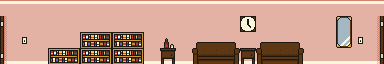

Rendered tile map (Tiled .tmx) drawn with the repository's tilesets; below, a short description and the map source with its tile grids summarised:
An orthogonal 24x4 tile map with 16x16 px tiles, 1 tile layer (main) and 3 objects (3x item).

<map version="1.0" orientation="orthogonal" width="24" height="4" tilewidth="16" tileheight="16">
 <tileset firstgid="1" name="tiles" tilewidth="16" tileheight="16">
  <image source="../../../data/tiles.png" trans="000000" width="256" height="256" />
 </tileset>
 <layer name="main" width="24" height="4">
  <data>[96 cells, 96 non-empty, 23 distinct tile ids]</data>
 </layer>
 <objectgroup name="objects" width="24" height="4">
  <object type="item" x="160" y="32" width="16" height="16" />
  <object type="item" x="240" y="32" width="16" height="16" />
  <object type="item" x="48" y="32" width="16" height="16" />
 </objectgroup>
</map>
